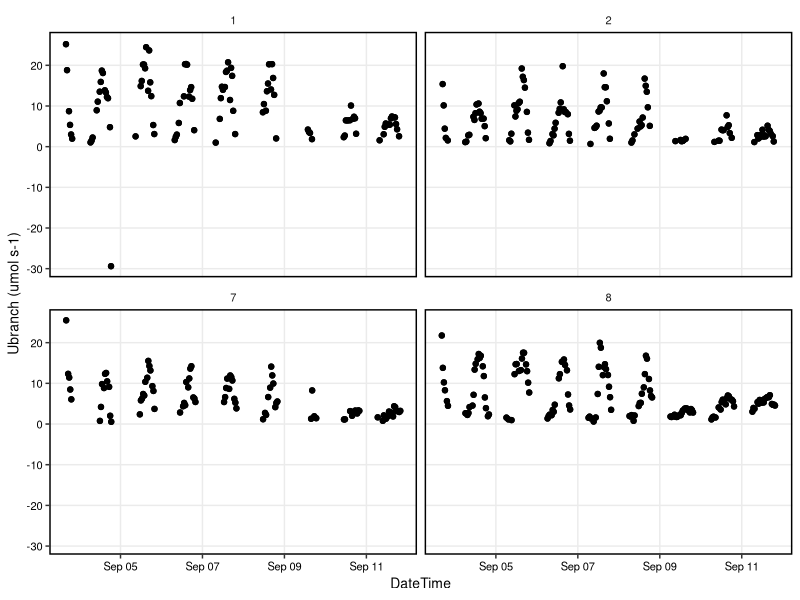
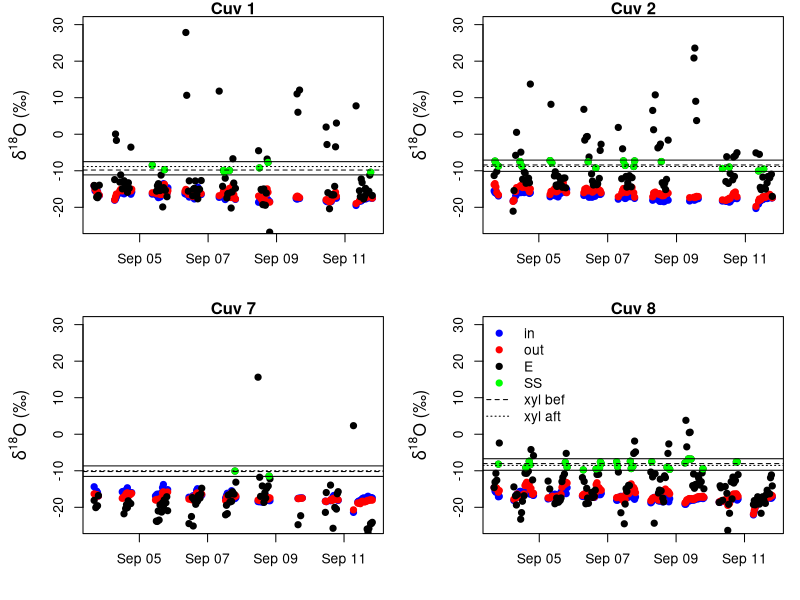
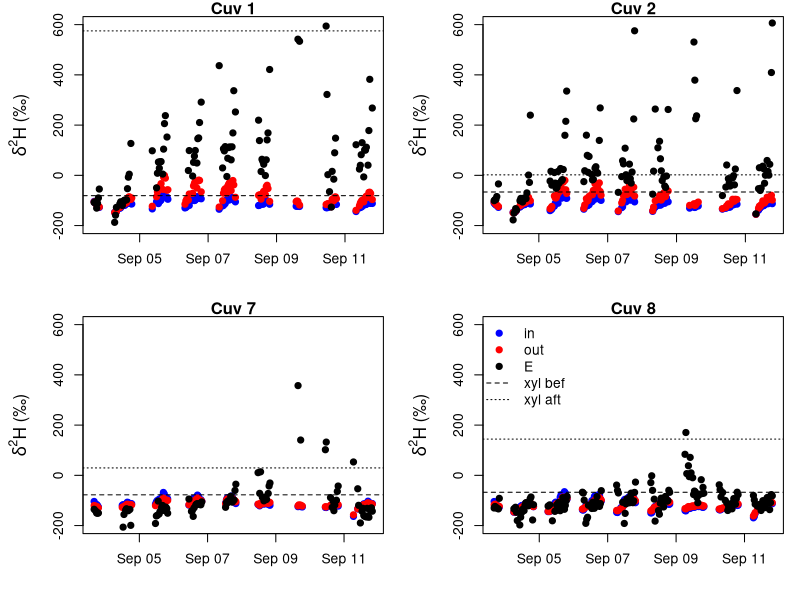

Generate these figures, in order, with R:
library(lubridate)
library(data.table)
library(ggplot2)

dfS <- read.table('barkData/Sept_complete.csv', sep = ';', header = TRUE)
dfS$DT <- as.POSIXct(dfS$DT, format="%Y-%m-%d %H:%M:%S")
wiS <- read.csv("barkData/Sept_xylem_wi.csv")
dfS <- dplyr::left_join(dfS, wiS, by = 'MpNo')
dfS$band_surface_m2 <- dfS$diam_cm * pi * dfS$length_cm/10000
# estimated needle area per branch given a certain branch diameter
# equation according to Cermak et al. 1998 Ann For Sci
# y = 0.003*x^2 - 0.008*x
# y is needle area in m2 and x is branch sectional area in m2 (mm2???)
dfS$cross_section_area_mm2 <- pi*(dfS$diam_cm*10*0.5)^2
dfS$needle_area_m2 <- 0.003*dfS$cross_section_area_mm2^2 - 0.08*dfS$cross_section_area_mm2
# calculate branch transpiration rate
dfS$E_branch <- dfS$TrA * dfS$needle_area_m2
dfS$time <- yday(dfS$DT) + (hour(dfS$DT)+ minute(dfS$DT)/60)/24
dfS$DOY <- yday(dfS$DT)
# calculate deltas (d18O and d2H) of transpired water (d_E), according to:
dfS$d18O_E <- (dfS$FlowOut*dfS$H2Oout_G*dfS$d18O_out*0.001 - dfS$FlowIn*dfS$H2Oin_G*dfS$d18O_in*0.001)*1000/
  (dfS$FlowOut*dfS$H2Oout_G - dfS$FlowIn*dfS$H2Oin_G)
dfS$ss <- ifelse(dfS$d18O_E >= dfS$d18_lw_lim & dfS$d18O_E <= dfS$d18_up_lim, 'yes', 'no')

dfS$d2H_E <- (dfS$FlowOut*dfS$H2Oout_G*dfS$dDH_out*0.001 - dfS$FlowIn*dfS$H2Oin_G*dfS$dDH_in*0.001)*1000/
  (dfS$FlowOut*dfS$H2Oout_G - dfS$FlowIn*dfS$H2Oin_G)
# calculation of molar fraction of 2H
# 155.76 is H2/H for VSMOW
dfS$D_ppm <- (dfS$d2H_E*0.001+1)*155.76
# calculate uptake rate with 2Rtracer = 16125 ppm
dfS$Ubr <- dfS$D_ppm * dfS$E_branch *1000/ 16125

ggplot(dfS, aes(x = DT, y = Ubr)) +
  geom_point() +
  geom_point(aes(x = DT, y = Ubr), color = 'black') +
  labs(x = 'DateTime', y = 'Ubranch (umol s-1)') +
  theme_bw() +
  theme(axis.text=element_text(size=8, colour = "black"),
        axis.title.y = element_text(colour = "black"),
        panel.border = element_rect(colour = "black",size=1),
        strip.background = element_blank(),
        panel.grid.minor = element_blank(),
        legend.position = 'none',
        text = element_text(size = 10)) +
  facet_wrap(~MpNo)

myMpNo <- unique(dfS$MpNo)

windows(12,8)
par(mfrow=c(2,2), mar = c(4, 5, 1, 1))
for (i in 1:length(myMpNo)){
  plot(subset(dfS, MpNo == myMpNo[i])$d18O_in ~ subset(dfS, MpNo == myMpNo[i])$DT,
       pch =19, col = 'blue', ylim = c(-25, 30),
       ylab = expression(paste(delta^{18}, "O (\u2030)")), xlab = '', cex.lab = 1.25,
       main = paste0('Cuv ', subset(dfS, MpNo == myMpNo[i])$MpNo[1]))
  points(subset(dfS, MpNo == myMpNo[i])$d18O_out ~ subset(dfS, MpNo == myMpNo[i])$DT, pch =19, col = 'red')
  points(subset(dfS, MpNo == myMpNo[i])$d18O_E ~ subset(dfS, MpNo == myMpNo[i])$DT, pch =19, col = 'black')
  points(subset(dfS, MpNo == myMpNo[i] & ss == 'yes')$d18O_E ~ subset(dfS, MpNo == myMpNo[i] & ss == 'yes')$DT,
         pch =19, col = 'green')
  abline(subset(dfS, MpNo == myMpNo[i])$d18O_b[1], 0, lty = 2)
  abline(subset(dfS, MpNo == myMpNo[i])$d18O_a[1], 0, lty = 3)
  abline(subset(dfS, MpNo == myMpNo[i])$d18_up_lim[1], 0)
  abline(subset(dfS, MpNo == myMpNo[i])$d18_lw_lim[1], 0)
}
legend('topleft', legend = c('in', 'out', 'E', 'SS', 'xyl bef', 'xyl aft'),
       pch = c(19, 19, 19, 19, NA, NA), lty=c(NA, NA, NA, NA, 2, 3),
       col = c('blue', 'red', 'black', 'green', 'black', 'black'), bty = 'n')

windows(12,8)
par(mfrow=c(2,2), mar = c(4, 5, 1, 1))
for (i in 1:length(myMpNo)){
  plot(subset(dfS, MpNo == myMpNo[i])$dDH_in ~ subset(dfS, MpNo == myMpNo[i])$DT,
       pch =19, col = 'blue', ylim = c(-200, 600),
       ylab = expression(paste(delta^{2}, "H (\u2030)")), xlab = '', cex.lab = 1.25,
       main = paste0('Cuv ', subset(dfS, MpNo == myMpNo[i])$MpNo[1]))
  points(subset(dfS, MpNo == myMpNo[i])$dDH_out ~ subset(dfS, MpNo == myMpNo[i])$DT, pch =19, col = 'red')
  points(subset(dfS, MpNo == myMpNo[i])$d2H_E ~ subset(dfS, MpNo == myMpNo[i])$DT, pch =19, col = 'black')
  abline(subset(dfS, MpNo == myMpNo[i])$d2H_b[1], 0, lty = 2)
  abline(subset(dfS, MpNo == myMpNo[i])$d2H_a[1], 0, lty = 3)
}
legend('topleft', legend = c('in', 'out', 'E', 'xyl bef', 'xyl aft'),
       pch = c(19, 19, 19, NA, NA), lty=c(NA, NA, NA, 2, 3),
       col = c('blue', 'red', 'black','black', 'black'), bty = 'n')
